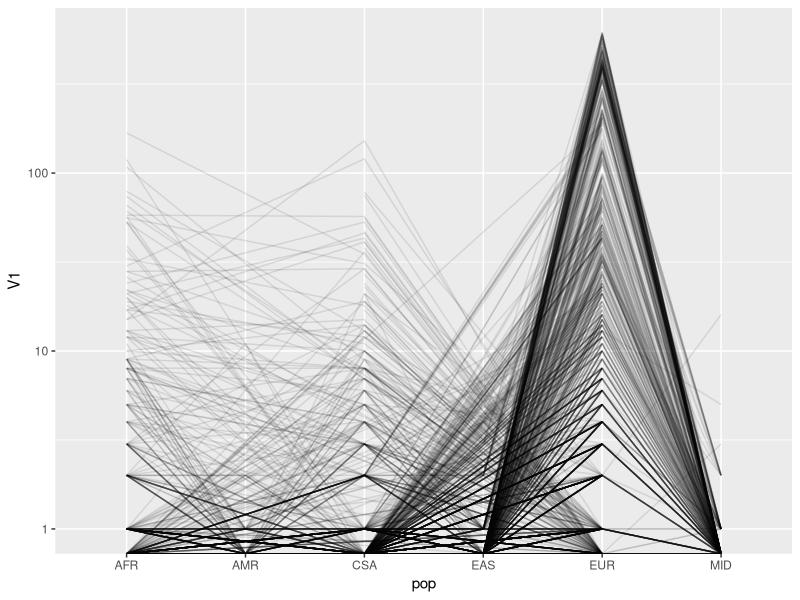

R code for this plot:
## ---- chunk 1
library(dplyr)
library(here)
library(ggplot2)
library(tidyr)
## ---- chunk 2
a <- read.table(here("data", "panukb-inst.txt"), header=FALSE) %>%
    as_tibble() %>%
    filter(V2 != "total") %>%
    mutate(V2 = gsub("_p", "-p", V2)) %>%
    tidyr::separate(V2, sep="_", into=c("id", "pop"))
## ---- chunk 3
ggplot(a, aes(x=pop, y=V1)) +
geom_line(aes(group=id), alpha=0.1) +
scale_y_log10()
## ---- chunk 4
group_by(a, pop) %>% summarise(mean=mean(V1), median=median(V1), q75=quantile(V1, 0.75))
